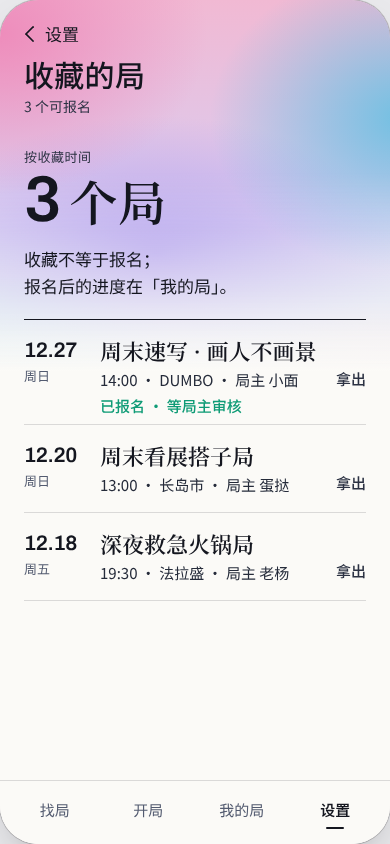
#> input picture settings-r2/evidence/lead/stage2-wip2/s-fav/S01.png, 390 x 844 px, found by its file name
$ python tile.py
#> lines starting #> are read from the running program, lines starting #| are printed output that depends on the picture
import sys
from PIL import Image, ImageOps
fs=["settings-r2/evidence/lead/short-693/s-fav/S01.png","settings-r2/evidence/lead/short-693/s-fav/S02.png","settings-r2/evidence/lead/short-693/s-fav/S03.png","settings-r2/evidence/lead/short-693/s-fav/S04.png","settings-r2/evidence/lead/short-693/s-fav/S05.png","settings-r2/evidence/lead/short-693/s-fav/S06.png","settings-r2/evidence/lead/short-693/s-fav/S07.png","settings-r2/evidence/lead/short-693/s-fav/S08.png","settings-r2/evidence/lead/short-693/s-fav/S09.png","settings-r2/evidence/lead/short-693/s-fav/S10.png"]
ims=[Image.open(f).convert('RGB') for f in fs]
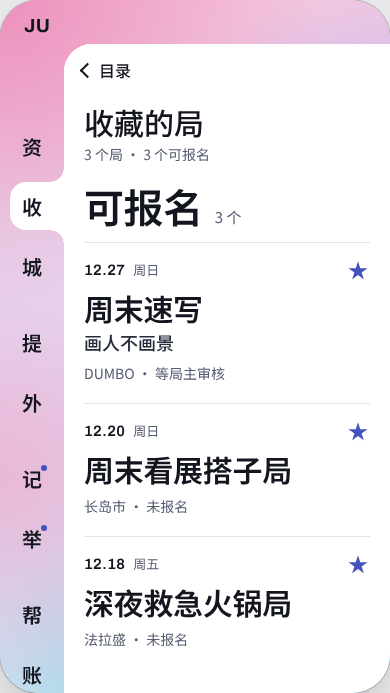
#> input picture settings-r2/evidence/lead/short-693/s-fav/S02.png, 390 x 693 px, found by its file name
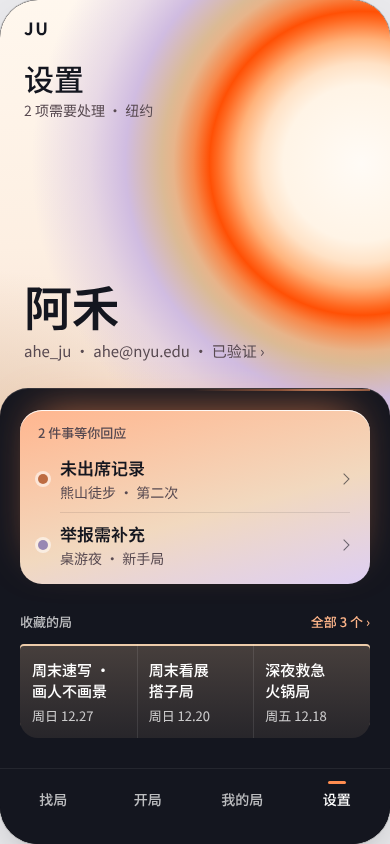
#> input picture settings-r2/evidence/lead/final/home-halo/S03.png, 390 x 844 px, found by its file name
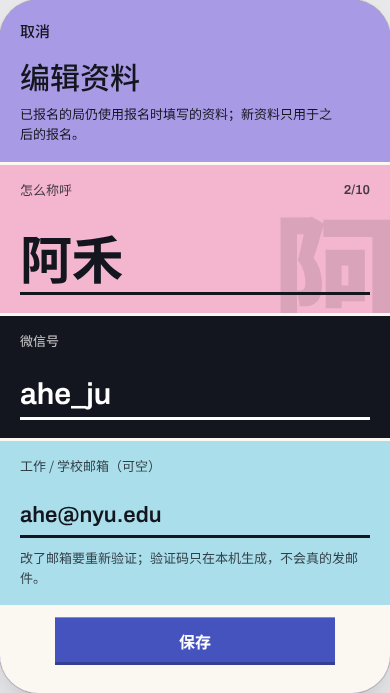
#> input picture settings-r2/evidence/lead/short-693/s-profile-edit/S04.png, 390 x 693 px, found by its file name
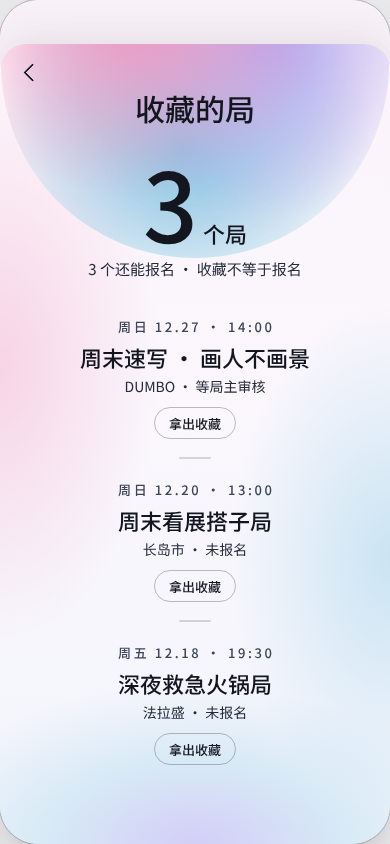
#> input picture settings-r2/evidence/lead/final/s-fav/S05.png, 390 x 844 px, found by its file name
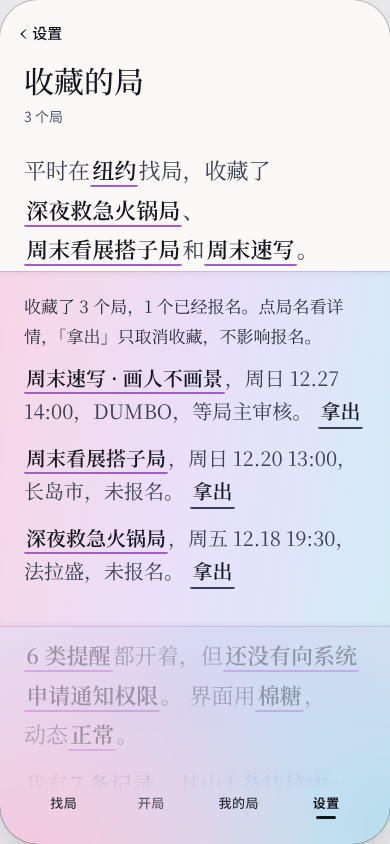
#> input picture settings-r2/evidence/lead/stage2-wip2/s-fav/S06.png, 390 x 844 px, found by its file name
#> (the run stopped early here; a loop or call above may not have finished)
